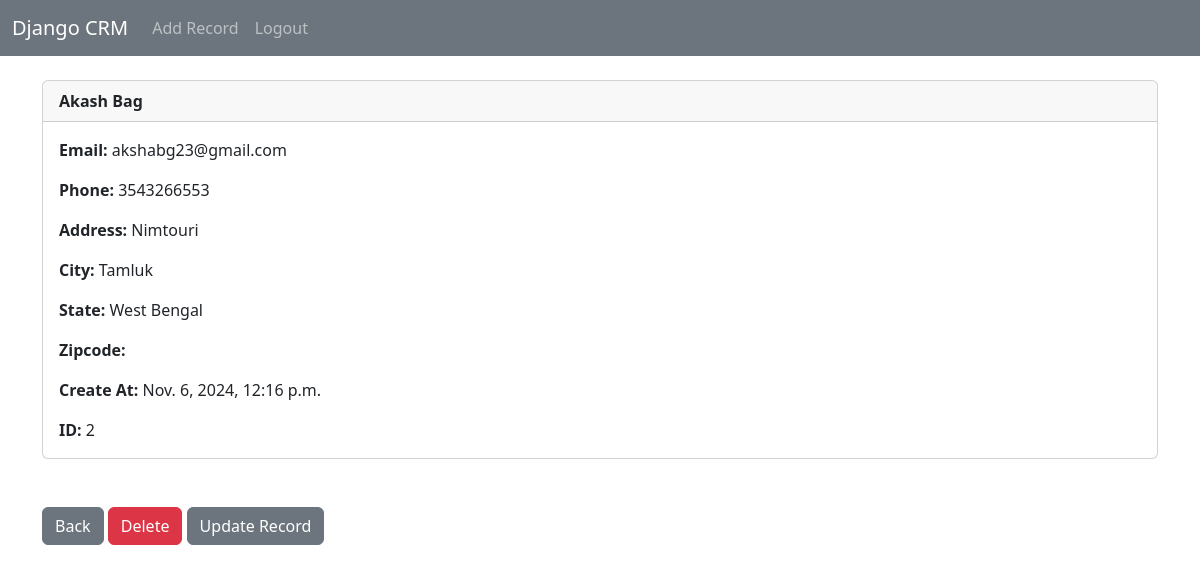
The app's page /record/2 (signed in) with its own data.
### webapp/models.py (models this page shows, shortened)
class Record(models.Model):
	created_at = models.DateTimeField(auto_now_add=True)
	first_name = models.CharField(max_length=50)
	last_name =  models.CharField(max_length=50)
	email =  models.CharField(max_length=100)
	phone = models.CharField(max_length=15)
	address =  models.CharField(max_length=100)
	city =  models.CharField(max_length=50)
	state =  models.CharField(max_length=50)
	pincode =  models.CharField(max_length=20)

### webapp/views.py (the view)
# urls.py: path('record/<int:pk>', views.customer_record, name='record'),
def customer_record(request, pk):
	if request.user.is_authenticated:
		customer_record = Record.objects.get(id=pk)
		return render(request, 'record.html', {'customer_record':customer_record})
	else:
		messages.success(request, "You Must Be Logged In To View That Page...")
		return redirect('home')

### webapp/templates/record.html
{% extends 'base.html' %}
{% block content %}
<div class="card">
  <div class="card-header"><strong>
    	{{ customer_record.first_name }}
		{{ customer_record.last_name }}</strong>
  </div>
  <div class="card-body">
<p class="card-text">
<strong>Email: </strong>{{ customer_record.email }}</p>
<p class="card-text">
<strong>Phone: </strong>{{ customer_record.phone }}
</p>
<p class="card-text">
<strong>Address: </strong>{{ customer_record.address }}</p>
<p class="card-text">
<strong>City: </strong>{{ customer_record.city }}</p>
<p class="card-text">
<strong>State: </strong>{{ customer_record.state }}</p>
<p class="card-text">
<strong>Zipcode: </strong>{{ customer_record.zipcode }}</p>
<p class="card-text">
<strong>Create At: </strong>{{ customer_record.created_at }}</p>
<p class="card-text">
<strong>ID: </strong>{{ customer_record.id }}</p>
  </div>
</div>
<br/><br/>
<a href="{% url 'home' %}" class="btn btn-secondary">Back</a>
<a href="{% url 'delete_record' customer_record.id %}" class="btn btn-danger">Delete</a>
<a href="{% url 'update_record' customer_record.id %}" class="btn btn-secondary">Update Record</a>
{% endblock %}

### records on screen
Record: first_name "Akash", last_name "Bag", email "akshabg23@gmail.com", phone "3543266553", address "Nimtouri", city "Tamluk", state "West Bengal", created_at "Nov. 6, 2024, 12:16 p.m.", id "2"
